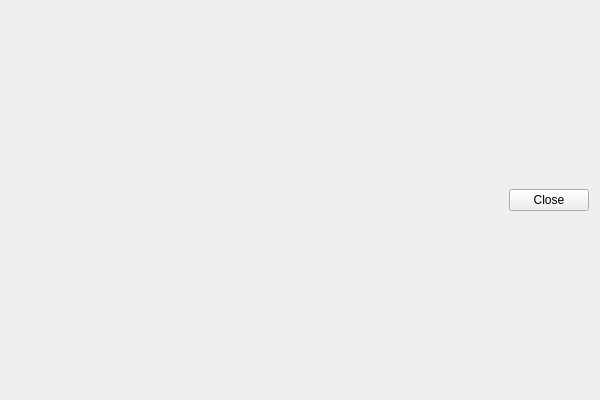
<?xml version="1.0" encoding="UTF-8"?>
<ui version="4.0">
 <class>Form</class>
 <widget class="QWidget" name="Form">
  <property name="geometry">
   <rect>
    <x>0</x>
    <y>0</y>
    <width>600</width>
    <height>400</height>
   </rect>
  </property>
  <property name="minimumSize">
   <size>
    <width>600</width>
    <height>400</height>
   </size>
  </property>
  <property name="windowTitle">
   <string>Coincidence Timings</string>
  </property>
  <layout class="QGridLayout" name="gridLayout">
   <item row="0" column="0">
    <layout class="QVBoxLayout" name="verticalLayout_2">
     <item>
      <layout class="QVBoxLayout" name="matplotlib_layout"/>
     </item>
     <item>
      <layout class="QHBoxLayout" name="horizontalLayout">
       <item>
        <spacer name="horizontalSpacer">
         <property name="orientation">
          <enum>Qt::Horizontal</enum>
         </property>
         <property name="sizeHint" stdset="0">
          <size>
           <width>40</width>
           <height>20</height>
          </size>
         </property>
        </spacer>
       </item>
       <item>
        <widget class="QPushButton" name="button_close">
         <property name="text">
          <string>Close</string>
         </property>
        </widget>
       </item>
      </layout>
     </item>
    </layout>
   </item>
  </layout>
 </widget>
 <resources/>
 <connections/>
</ui>
